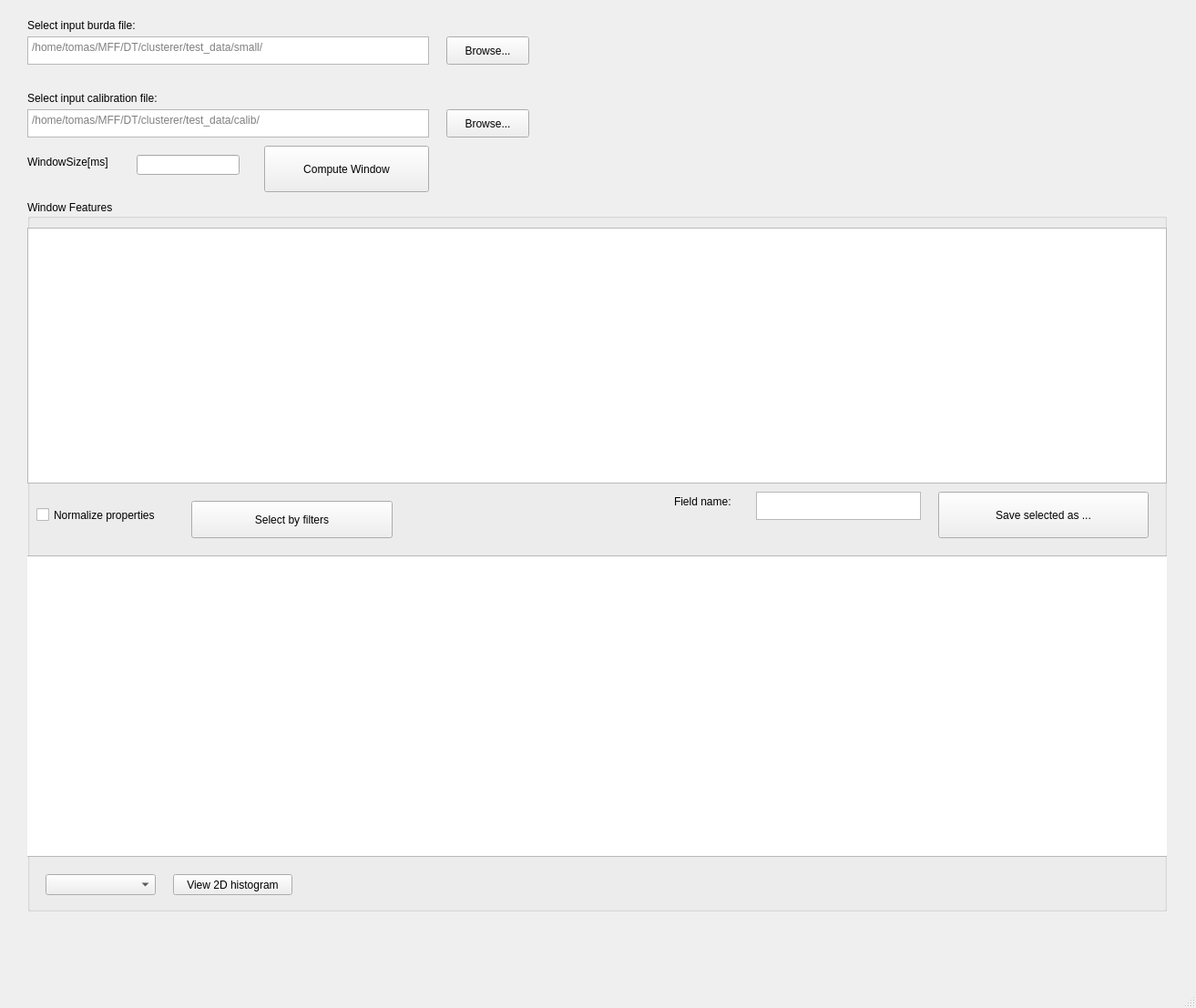
<?xml version="1.0" encoding="UTF-8"?>
<ui version="4.0">
 <class>MainWindow</class>
 <widget class="QMainWindow" name="MainWindow">
  <property name="geometry">
   <rect>
    <x>0</x>
    <y>0</y>
    <width>1313</width>
    <height>1107</height>
   </rect>
  </property>
  <property name="windowTitle">
   <string>Window feature processor</string>
  </property>
  <widget class="QWidget" name="centralwidget">
   <widget class="QPushButton" name="computeWindowsButton">
    <property name="geometry">
     <rect>
      <x>290</x>
      <y>160</y>
      <width>181</width>
      <height>51</height>
     </rect>
    </property>
    <property name="text">
     <string>Compute Window</string>
    </property>
   </widget>
   <widget class="QTextEdit" name="inputTextBox">
    <property name="geometry">
     <rect>
      <x>30</x>
      <y>40</y>
      <width>441</width>
      <height>31</height>
     </rect>
    </property>
    <property name="placeholderText">
     <string>/home/tomas/MFF/DT/clusterer/test_data/small/</string>
    </property>
   </widget>
   <widget class="QPushButton" name="browseInputButton">
    <property name="geometry">
     <rect>
      <x>490</x>
      <y>40</y>
      <width>91</width>
      <height>31</height>
     </rect>
    </property>
    <property name="text">
     <string>Browse...</string>
    </property>
   </widget>
   <widget class="QTextEdit" name="calibTextBox">
    <property name="geometry">
     <rect>
      <x>30</x>
      <y>120</y>
      <width>441</width>
      <height>31</height>
     </rect>
    </property>
    <property name="placeholderText">
     <string>/home/tomas/MFF/DT/clusterer/test_data/calib/</string>
    </property>
   </widget>
   <widget class="QPushButton" name="browseCalibButton">
    <property name="geometry">
     <rect>
      <x>490</x>
      <y>120</y>
      <width>91</width>
      <height>31</height>
     </rect>
    </property>
    <property name="text">
     <string>Browse...</string>
    </property>
   </widget>
   <widget class="QLabel" name="selectInputLabel">
    <property name="geometry">
     <rect>
      <x>30</x>
      <y>20</y>
      <width>141</width>
      <height>16</height>
     </rect>
    </property>
    <property name="text">
     <string>Select input burda file:</string>
    </property>
   </widget>
   <widget class="QLabel" name="selectInputLabel_2">
    <property name="geometry">
     <rect>
      <x>30</x>
      <y>100</y>
      <width>191</width>
      <height>16</height>
     </rect>
    </property>
    <property name="text">
     <string>Select input calibration file:</string>
    </property>
   </widget>
   <widget class="QLineEdit" name="windowSizeTextBox">
    <property name="geometry">
     <rect>
      <x>150</x>
      <y>170</y>
      <width>113</width>
      <height>22</height>
     </rect>
    </property>
   </widget>
   <widget class="QLabel" name="windowSizeLabel">
    <property name="geometry">
     <rect>
      <x>30</x>
      <y>170</y>
      <width>101</width>
      <height>16</height>
     </rect>
    </property>
    <property name="text">
     <string>WindowSize[ms]</string>
    </property>
   </widget>
   <widget class="QGroupBox" name="loadedDataGroupBox">
    <property name="geometry">
     <rect>
      <x>30</x>
      <y>220</y>
      <width>1251</width>
      <height>781</height>
     </rect>
    </property>
    <property name="title">
     <string>Window Features</string>
    </property>
    <widget class="QTableView" name="tableView">
     <property name="geometry">
      <rect>
       <x>0</x>
       <y>30</y>
       <width>1251</width>
       <height>281</height>
      </rect>
     </property>
     <property name="cornerButtonEnabled">
      <bool>false</bool>
     </property>
     <attribute name="horizontalHeaderShowSortIndicator" stdset="0">
      <bool>false</bool>
     </attribute>
    </widget>
    <widget class="QPushButton" name="selectByFiltersButton">
     <property name="geometry">
      <rect>
       <x>180</x>
       <y>330</y>
       <width>221</width>
       <height>41</height>
      </rect>
     </property>
     <property name="text">
      <string>Select by filters</string>
     </property>
    </widget>
    <widget class="QCheckBox" name="normalizePropertiesCheckBox">
     <property name="geometry">
      <rect>
       <x>10</x>
       <y>330</y>
       <width>161</width>
       <height>31</height>
      </rect>
     </property>
     <property name="text">
      <string>Normalize properties</string>
     </property>
    </widget>
    <widget class="QLabel" name="fieldNameLabel">
     <property name="geometry">
      <rect>
       <x>710</x>
       <y>320</y>
       <width>71</width>
       <height>21</height>
      </rect>
     </property>
     <property name="text">
      <string>Field name:</string>
     </property>
    </widget>
    <widget class="QTextEdit" name="fieldNameTextBox">
     <property name="geometry">
      <rect>
       <x>800</x>
       <y>320</y>
       <width>181</width>
       <height>31</height>
      </rect>
     </property>
     <property name="placeholderText">
      <string>&lt;name of the field&gt;</string>
     </property>
    </widget>
    <widget class="QPushButton" name="saveSelectedButton">
     <property name="geometry">
      <rect>
       <x>1000</x>
       <y>320</y>
       <width>231</width>
       <height>51</height>
      </rect>
     </property>
     <property name="text">
      <string>Save selected as ...</string>
     </property>
    </widget>
    <widget class="QChartView" name="chartView">
     <property name="geometry">
      <rect>
       <x>-10</x>
       <y>390</y>
       <width>1271</width>
       <height>331</height>
      </rect>
     </property>
     <property name="rubberBandSelectionMode">
      <enum>Qt::ContainsItemShape</enum>
     </property>
    </widget>
    <widget class="QComboBox" name="vectorPropertyComboBox">
     <property name="geometry">
      <rect>
       <x>20</x>
       <y>740</y>
       <width>121</width>
       <height>23</height>
      </rect>
     </property>
    </widget>
    <widget class="QPushButton" name="view2DHistogramButton">
     <property name="geometry">
      <rect>
       <x>160</x>
       <y>740</y>
       <width>131</width>
       <height>23</height>
      </rect>
     </property>
     <property name="text">
      <string>View 2D histogram</string>
     </property>
    </widget>
   </widget>
  </widget>
  <widget class="QMenuBar" name="menubar">
   <property name="geometry">
    <rect>
     <x>0</x>
     <y>0</y>
     <width>1313</width>
     <height>20</height>
    </rect>
   </property>
  </widget>
  <widget class="QStatusBar" name="statusbar"/>
 </widget>
 <customwidgets>
  <customwidget>
   <class>QChartView</class>
   <extends>QGraphicsView</extends>
   <header>QtCharts</header>
  </customwidget>
 </customwidgets>
 <resources/>
 <connections/>
</ui>
